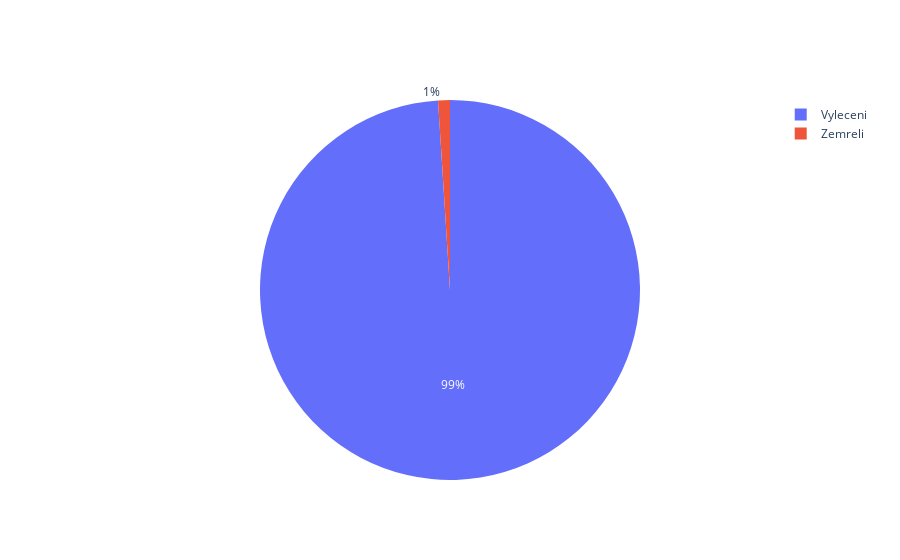

The notebook cell this image was saved under:
### Code cell
fig = go.Figure()

pie_trace = go.Pie(values=df_pie['CuredVsDead'], labels=['Vyleceni', 'Zemreli'])
fig.add_trace(pie_trace)

fig.show()

### Figure 1 — Plotly figure (JSON) as saved in the notebook; plotly's stock layout.template omitted (floating-point values rounded to 4 significant figures)
{"data": [{"labels": ["Vyleceni", "Zemreli"], "type": "pie", "values": [4124907, 41774]}], "layout": {"autosize": true}}
